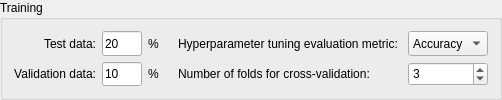
         <widget class="QGroupBox" name="groupBox_6">
          <property name="sizePolicy">
           <sizepolicy hsizetype="Preferred" vsizetype="MinimumExpanding">
            <horstretch>0</horstretch>
            <verstretch>0</verstretch>
           </sizepolicy>
          </property>
          <property name="minimumSize">
           <size>
            <width>0</width>
            <height>80</height>
           </size>
          </property>
          <property name="maximumSize">
           <size>
            <width>16777215</width>
            <height>100</height>
           </size>
          </property>
          <property name="title">
           <string>Training</string>
          </property>
          <layout class="QGridLayout" name="gridLayout_4">
           <item row="1" column="6">
            <widget class="QLabel" name="label_17">
             <property name="text">
              <string>Number of folds for cross-validation: </string>
             </property>
            </widget>
           </item>
           <item row="1" column="7">
            <widget class="QSpinBox" name="cvfoldsspinBox">
             <property name="sizePolicy">
              <sizepolicy hsizetype="Minimum" vsizetype="MinimumExpanding">
               <horstretch>0</horstretch>
               <verstretch>0</verstretch>
              </sizepolicy>
             </property>
             <property name="minimumSize">
              <size>
               <width>0</width>
               <height>20</height>
              </size>
             </property>
             <property name="minimum">
              <number>1</number>
             </property>
             <property name="maximum">
              <number>10</number>
             </property>
             <property name="value">
              <number>3</number>
             </property>
            </widget>
           </item>
           <item row="0" column="6">
            <widget class="QLabel" name="label_14">
             <property name="text">
              <string>Hyperparameter tuning evaluation metric: </string>
             </property>
            </widget>
           </item>
           <item row="0" column="7">
            <widget class="QComboBox" name="metricDdl">
             <property name="sizePolicy">
              <sizepolicy hsizetype="Preferred" vsizetype="MinimumExpanding">
               <horstretch>0</horstretch>
               <verstretch>0</verstretch>
              </sizepolicy>
             </property>
             <property name="minimumSize">
              <size>
               <width>0</width>
               <height>20</height>
              </size>
             </property>
             <item>
              <property name="text">
               <string>Accuracy</string>
              </property>
             </item>
             <item>
              <property name="text">
               <string>F1 Score</string>
              </property>
             </item>
             <item>
              <property name="text">
               <string>Precision</string>
              </property>
             </item>
             <item>
              <property name="text">
               <string>Recall</string>
              </property>
             </item>
             <item>
              <property name="text">
               <string>AUC</string>
              </property>
             </item>
            </widget>
           </item>
           <item row="0" column="3">
            <widget class="QLineEdit" name="testTxt">
             <property name="sizePolicy">
              <sizepolicy hsizetype="Maximum" vsizetype="MinimumExpanding">
               <horstretch>0</horstretch>
               <verstretch>0</verstretch>
              </sizepolicy>
             </property>
             <property name="minimumSize">
              <size>
               <width>0</width>
               <height>20</height>
              </size>
             </property>
             <property name="maximumSize">
              <size>
               <width>40</width>
               <height>16777215</height>
              </size>
             </property>
             <property name="text">
              <string>20</string>
             </property>
            </widget>
           </item>
           <item row="1" column="3">
            <widget class="QLineEdit" name="valTxt">
             <property name="sizePolicy">
              <sizepolicy hsizetype="Maximum" vsizetype="MinimumExpanding">
               <horstretch>0</horstretch>
               <verstretch>0</verstretch>
              </sizepolicy>
             </property>
             <property name="minimumSize">
              <size>
               <width>0</width>
               <height>20</height>
              </size>
             </property>
             <property name="maximumSize">
              <size>
               <width>40</width>
               <height>16777215</height>
              </size>
             </property>
             <property name="text">
              <string>10</string>
             </property>
            </widget>
           </item>
           <item row="1" column="4">
            <widget class="QLabel" name="label_27">
             <property name="text">
              <string>%</string>
             </property>
            </widget>
           </item>
           <item row="0" column="4">
            <widget class="QLabel" name="label_26">
             <property name="sizePolicy">
              <sizepolicy hsizetype="Maximum" vsizetype="Preferred">
               <horstretch>0</horstretch>
               <verstretch>0</verstretch>
              </sizepolicy>
             </property>
             <property name="text">
              <string>%</string>
             </property>
            </widget>
           </item>
           <item row="0" column="2">
            <widget class="QLabel" name="label_24">
             <property name="text">
              <string>Test data:</string>
             </property>
             <property name="alignment">
              <set>Qt::AlignRight|Qt::AlignTrailing|Qt::AlignVCenter</set>
             </property>
            </widget>
           </item>
           <item row="1" column="2">
            <widget class="QLabel" name="label_25">
             <property name="text">
              <string>Validation data:</string>
             </property>
             <property name="alignment">
              <set>Qt::AlignRight|Qt::AlignTrailing|Qt::AlignVCenter</set>
             </property>
            </widget>
           </item>
           <item row="0" column="5">
            <widget class="QLabel" name="testNumLabel">
             <property name="text">
              <string/>
             </property>
            </widget>
           </item>
           <item row="1" column="5">
            <widget class="QLabel" name="valNumLabel">
             <property name="text">
              <string/>
             </property>
            </widget>
           </item>
          </layout>
         </widget>
